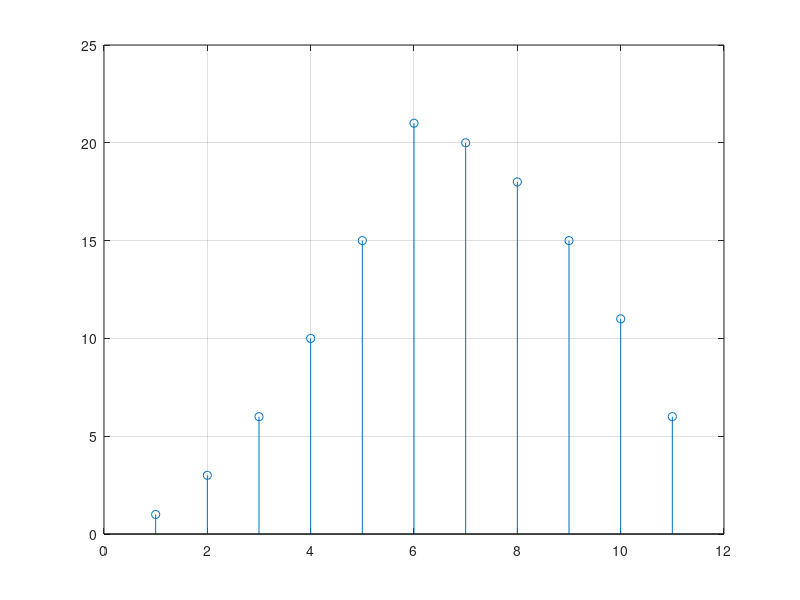
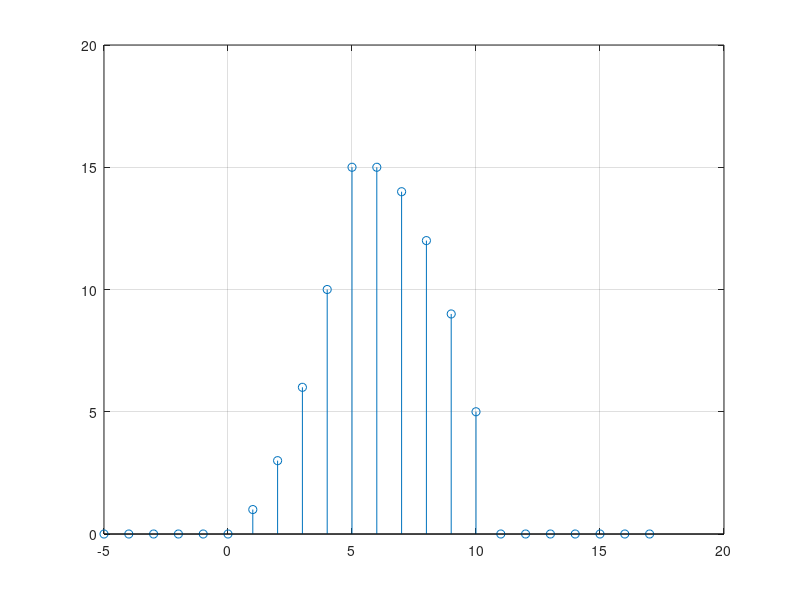

Write MATLAB code to recreate these figures, in order.
%%Item B

h=1:1:6
x=ones(1,6)
y=conv(x,h)
n=1:1:size(y)(2)
figure(1)
stem(n,y)
grid

%%Item C
function resultado = x(n)
  if n>5 || n<0
    resultado=0;
else
  resultado=1;
  end;
end

function resultado = h5(n)
  if n<-5 || n>0
  resultado =0;
else 
  resultado=n+5;
end;
end;
n1=-5:1:5

%Generalizando funcao para outros valores de n
for i = -5:1:6
  xv(i+6)=x(i)
  h5d(i+6)=h5(i)
endfor


y1=conv(xv,h5d)
n1=-5:1:(length(y1)-6)
figure(2)
stem(n1,y1)
grid


